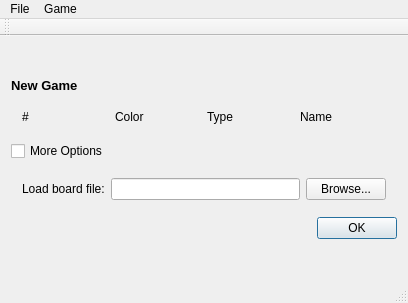
<?xml version="1.0" encoding="UTF-8"?>
<ui version="4.0">
 <class>MainWindow</class>
 <widget class="QMainWindow" name="MainWindow">
  <property name="geometry">
   <rect>
    <x>0</x>
    <y>0</y>
    <width>408</width>
    <height>303</height>
   </rect>
  </property>
  <widget class="QWidget" name="centralWidget">
   <layout class="QHBoxLayout" name="horizontalLayout_2">
    <property name="leftMargin">
     <number>0</number>
    </property>
    <property name="topMargin">
     <number>0</number>
    </property>
    <property name="rightMargin">
     <number>0</number>
    </property>
    <property name="bottomMargin">
     <number>0</number>
    </property>
    <item>
     <widget class="QStackedWidget" name="stackedWidget">
      <property name="currentIndex">
       <number>0</number>
      </property>
      <widget class="QWidget" name="newGamePage">
       <layout class="QVBoxLayout" name="verticalLayout_2">
        <item>
         <spacer name="verticalSpacer_2">
          <property name="orientation">
           <enum>Qt::Vertical</enum>
          </property>
          <property name="sizeHint" stdset="0">
           <size>
            <width>0</width>
            <height>0</height>
           </size>
          </property>
         </spacer>
        </item>
        <item>
         <widget class="QLabel" name="label">
          <property name="font">
           <font>
            <pointsize>10</pointsize>
            <weight>75</weight>
            <bold>true</bold>
           </font>
          </property>
          <property name="text">
           <string>New Game</string>
          </property>
         </widget>
        </item>
        <item>
         <widget class="QWidget" name="ngPlayerWidget" native="true">
          <layout class="QGridLayout" name="ngPlayerLayout">
           <item row="0" column="1">
            <widget class="QLabel" name="label_3">
             <property name="text">
              <string>Color</string>
             </property>
            </widget>
           </item>
           <item row="0" column="2">
            <widget class="QLabel" name="label_4">
             <property name="text">
              <string>Type</string>
             </property>
            </widget>
           </item>
           <item row="0" column="3">
            <widget class="QLabel" name="label_5">
             <property name="text">
              <string>Name</string>
             </property>
            </widget>
           </item>
           <item row="0" column="0">
            <widget class="QLabel" name="label_14">
             <property name="text">
              <string>#</string>
             </property>
            </widget>
           </item>
          </layout>
         </widget>
        </item>
        <item>
         <widget class="QCheckBox" name="optionsCheckBox">
          <property name="text">
           <string>More Options</string>
          </property>
         </widget>
        </item>
        <item>
         <widget class="QWidget" name="optionsWidget" native="true">
          <layout class="QHBoxLayout" name="horizontalLayout">
           <item>
            <widget class="QLabel" name="label_2">
             <property name="text">
              <string>Load board file:</string>
             </property>
            </widget>
           </item>
           <item>
            <widget class="QLineEdit" name="boardFileEdit"/>
           </item>
           <item>
            <widget class="QPushButton" name="boardFileButton">
             <property name="text">
              <string>Browse...</string>
             </property>
            </widget>
           </item>
          </layout>
         </widget>
        </item>
        <item>
         <widget class="QDialogButtonBox" name="buttonBox">
          <property name="standardButtons">
           <set>QDialogButtonBox::Ok</set>
          </property>
         </widget>
        </item>
        <item>
         <spacer name="verticalSpacer">
          <property name="orientation">
           <enum>Qt::Vertical</enum>
          </property>
          <property name="sizeHint" stdset="0">
           <size>
            <width>0</width>
            <height>0</height>
           </size>
          </property>
         </spacer>
        </item>
       </layout>
      </widget>
      <widget class="QWidget" name="gameDisplayPage">
       <layout class="QHBoxLayout" name="horizontalLayout_3">
        <item>
         <widget class="QSplitter" name="splitter">
          <property name="orientation">
           <enum>Qt::Horizontal</enum>
          </property>
          <widget class="BoardGraphicsView" name="boardView"/>
          <widget class="QWidget" name="widget" native="true">
           <layout class="QVBoxLayout" name="verticalLayout">
            <item>
             <widget class="QWidget" name="playerInfos" native="true">
              <property name="sizePolicy">
               <sizepolicy hsizetype="Fixed" vsizetype="Fixed">
                <horstretch>0</horstretch>
                <verstretch>0</verstretch>
               </sizepolicy>
              </property>
              <layout class="QVBoxLayout" name="playerInfoLayout">
               <property name="spacing">
                <number>9</number>
               </property>
               <property name="leftMargin">
                <number>0</number>
               </property>
               <property name="topMargin">
                <number>0</number>
               </property>
               <property name="rightMargin">
                <number>0</number>
               </property>
               <property name="bottomMargin">
                <number>0</number>
               </property>
              </layout>
             </widget>
            </item>
            <item>
             <widget class="QSplitter" name="splitter2">
              <property name="orientation">
               <enum>Qt::Vertical</enum>
              </property>
              <widget class="QScrollArea" name="scrollArea">
               <property name="frameShape">
                <enum>QFrame::NoFrame</enum>
               </property>
               <property name="widgetResizable">
                <bool>true</bool>
               </property>
               <widget class="RemainingTilesView" name="remainingTiles">
                <property name="geometry">
                 <rect>
                  <x>0</x>
                  <y>0</y>
                  <width>184</width>
                  <height>68</height>
                 </rect>
                </property>
               </widget>
              </widget>
              <widget class="QGroupBox" name="groupBox">
               <property name="title">
                <string>Log</string>
               </property>
               <layout class="QVBoxLayout" name="verticalLayout_3">
                <property name="leftMargin">
                 <number>0</number>
                </property>
                <property name="topMargin">
                 <number>0</number>
                </property>
                <property name="rightMargin">
                 <number>0</number>
                </property>
                <property name="bottomMargin">
                 <number>0</number>
                </property>
                <item>
                 <widget class="QListWidget" name="eventList"/>
                </item>
               </layout>
              </widget>
             </widget>
            </item>
           </layout>
          </widget>
         </widget>
        </item>
       </layout>
      </widget>
     </widget>
    </item>
   </layout>
  </widget>
  <widget class="QMenuBar" name="menuBar">
   <property name="geometry">
    <rect>
     <x>0</x>
     <y>0</y>
     <width>408</width>
     <height>19</height>
    </rect>
   </property>
   <widget class="QMenu" name="menuFile">
    <property name="title">
     <string>File</string>
    </property>
    <addaction name="actionNew_Game"/>
    <addaction name="separator"/>
    <addaction name="actionStore_board"/>
   </widget>
   <widget class="QMenu" name="menuGame">
    <property name="title">
     <string>Game</string>
    </property>
    <addaction name="actionRandom_Tiles"/>
    <addaction name="actionChoose_Tiles"/>
    <addaction name="separator"/>
   </widget>
   <addaction name="menuFile"/>
   <addaction name="menuGame"/>
  </widget>
  <widget class="QToolBar" name="mainToolBar">
   <attribute name="toolBarArea">
    <enum>TopToolBarArea</enum>
   </attribute>
   <attribute name="toolBarBreak">
    <bool>false</bool>
   </attribute>
  </widget>
  <widget class="QStatusBar" name="statusBar"/>
  <action name="actionRandom_Tiles">
   <property name="checkable">
    <bool>true</bool>
   </property>
   <property name="checked">
    <bool>true</bool>
   </property>
   <property name="text">
    <string>Random Tiles</string>
   </property>
  </action>
  <action name="actionChoose_Tiles">
   <property name="checkable">
    <bool>true</bool>
   </property>
   <property name="text">
    <string>Choose Tiles</string>
   </property>
  </action>
  <action name="actionNew_Game">
   <property name="text">
    <string>New Game</string>
   </property>
  </action>
  <action name="actionStore_board">
   <property name="text">
    <string>Store board...</string>
   </property>
  </action>
 </widget>
 <layoutdefault spacing="6" margin="11"/>
 <customwidgets>
  <customwidget>
   <class>BoardGraphicsView</class>
   <extends>QGraphicsView</extends>
   <header>gui/boardgraphicsview.h</header>
  </customwidget>
  <customwidget>
   <class>RemainingTilesView</class>
   <extends>QWidget</extends>
   <header>gui/remainingtilesview.h</header>
   <container>1</container>
  </customwidget>
 </customwidgets>
 <resources/>
 <connections>
  <connection>
   <sender>optionsCheckBox</sender>
   <signal>toggled(bool)</signal>
   <receiver>optionsWidget</receiver>
   <slot>setVisible(bool)</slot>
   <hints>
    <hint type="sourcelabel">
     <x>37</x>
     <y>155</y>
    </hint>
    <hint type="destinationlabel">
     <x>41</x>
     <y>172</y>
    </hint>
   </hints>
  </connection>
 </connections>
</ui>
